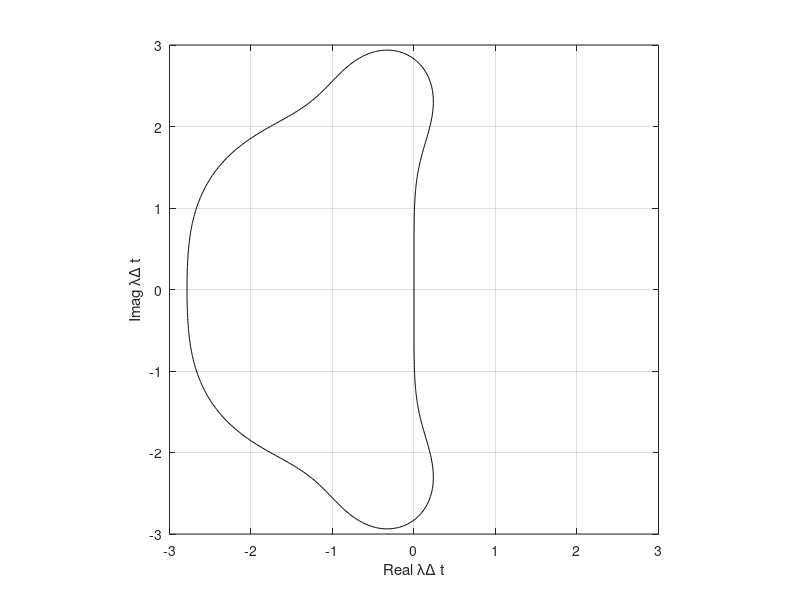

MATLAB code for this plot: (Note: this script raises an error after producing the figure.)
% Mehmet Sinan INCI 
% MA 512 - HW 6 Q1
clc;
clear all;  % clear variables
close all;  % close old figures
%% Drawing the RK4 absolute stability region

% Specify x range and number of points
x0 = -3;
x1 = 3;
Nx = 301;

% Specify y range and number of points
y0 = -3;
y1 = 3;
Ny = 301;

% Construct mesh
xv = linspace(x0,x1,Nx);
yv = linspace(y0,y1,Ny);
[x,y] = meshgrid(xv,yv);

% Calculate z
z = x + i*y;

% 4th order Runge-Kutta growth factor
g = 1 + z + (1/2)*(z.^2) + (1/6)*(z.^3) + (1/24)*(z.^4);

% Calculate magnitude of g
gmag = abs(g);

% Plot contours of gmag
contour(x,y,gmag,[1 1],'k-');
axis([x0,x1,y0,y1]);
axis('square');
xlabel('Real \lambda\Delta t');
ylabel('Imag \lambda\Delta t');
grid on;
%%
intersection = fzero(@Gz,-3) % we know it to be close to -3
                             % Gz is our stability region function